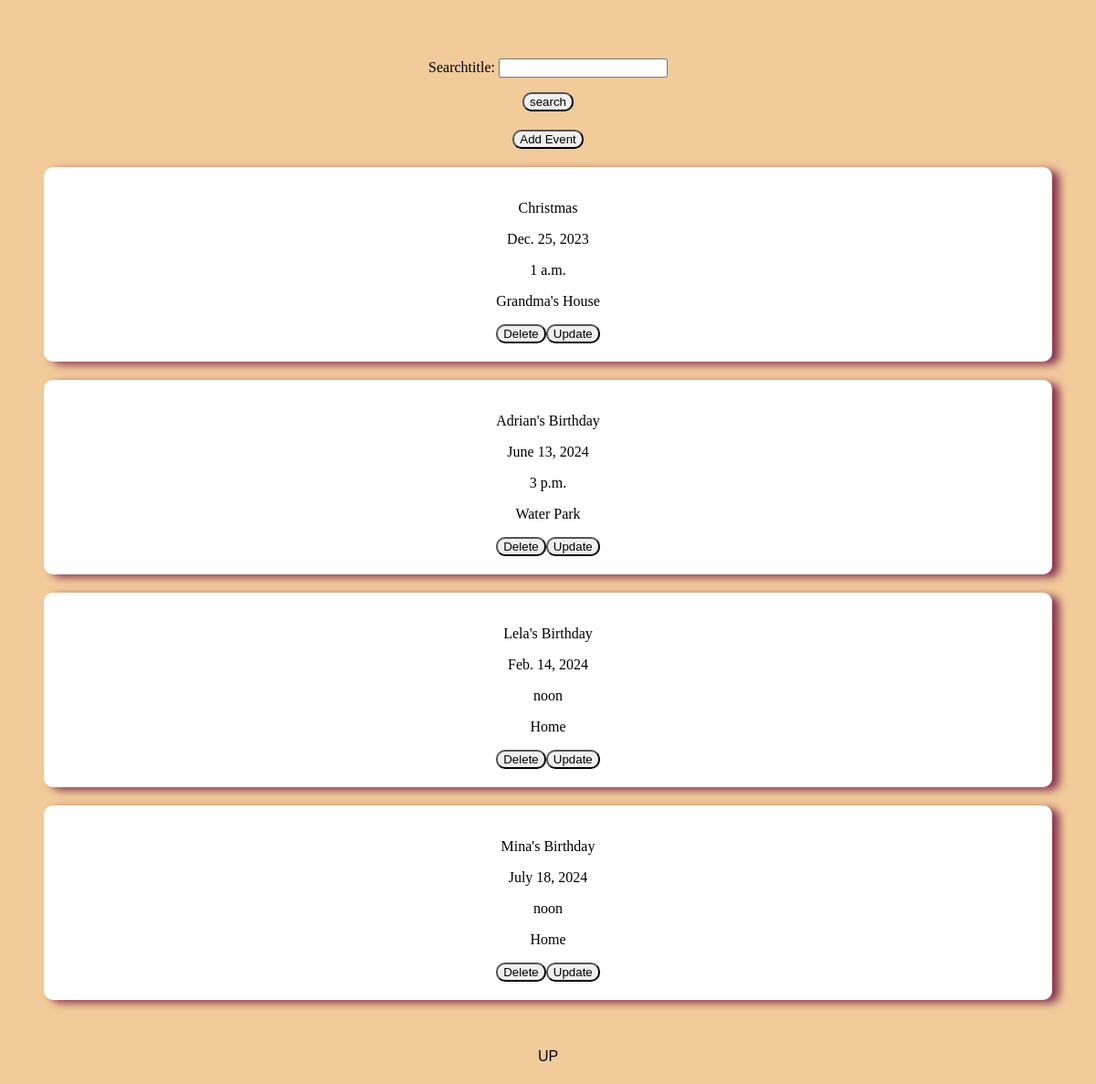
The page / on the database its author committed.
### app/models.py (models this page shows, shortened)
class Eventlist(models.Model):
    title = models.TextField()
    date = models.DateField(default=timezone.now)
    time = models.TimeField(default=datetime.now)
    location = models.TextField()

### app/views.py (the view)
# urls.py: path('', events_page, name="events"),
def events_page(request:HttpRequest)->HttpResponse:
    form = SearchEventForm(request.POST)
    if form.is_valid():
        searchtitle = form.cleaned_data["searchtitle"]
        search_title = search_by_title(searchtitle)
        events = read_all()
        return render(request, "event.html", {"form":form, "events": events, "search_title": search_title})
    else:
        events = read_all()
        return render(request, "event.html", {"form":form, "events": events})

### app/forms.py
class SearchEventForm(forms.Form):
    searchtitle = forms.CharField(required=False)

### app/models.py (called while the page is built)
def read_all():
    return Eventlist.objects.all()

def search_by_title(title):
    try:
        return Eventlist.objects.get(title=title)
    except Eventlist.DoesNotExist:
        return None

### app/templates/event.html (shortened to what this page needs)
{% extends 'base.html' %}
{% block content %}
    <div class="events">
        <form action="{% url 'events' %}" method="POST" class="searchTool">
            {{ form.as_p }}
            <button class="searchBtn">search</button>
        </form>
        <form action="{% url 'form' %}" method="POST">
            <button>Add Event</button>
        </form>
        <form  method="POST">
            {% if not search_title %}
                {% for event in events %}
                    <div class="eventscontainer" id="myForm">
                        <table class="myItems">
                            <p class="">{{ event.title }}</p>
                            <p class="">{{ event.date }}</p>
                            <p class="">{{ event.time }}</p>
                            <p class="">{{ event.location }}</p>
                            <form action="{% url 'deleting' event.id %}" class="delete-form">
                                <button  type="submit" class="delete-btn">Delete</button>
                            </form>
                            <form action="{% url 'update' event.id %}" class="update-form">
                                <button  class="update-btn">Update</button>
                            </form>
                        </table>
                    </div>
                {% endfor %}
            {% endif %}
        </form>
    </div>
    <footer class="footer">
        <div class="socialscontainer">
            <a id="scrollToTop" href="#" onclick="scrollToTop(); return false;">UP</a>
        </div>
    </footer>
{% endblock content %}

### app/static/styles.css (style rules this page uses)
body { background: rgb(242, 203, 155); position: static; }
.eventscontainer { background-color: rgb(255, 255, 255); padding: 20px; margin: 20px; border-radius: 10px; box-shadow: .5em .2em 10px rgba(107, 15, 61, 0.801); text-align: center; }
.eventscontainer { display: flexbox; flex-direction: column; align-items: center; }
form button { border-radius: 10px; }
.events { padding: 20px; text-align: center; }
.searchTool { padding: 20px; }
.delete-form { padding-right: 10px; }
.footer { background-color: #8378ff; font-family: 'Poppins', sans-serif; line-height: 1.5; border-radius: 300px; }
#scrollToTop { display: block; text-align: center; padding: 10px; background-color: rgb(242, 203, 155); color: #050008; text-decoration: none; border-radius: 4px; transition: background-color 0.3s; }

### rows shown on the page
Eventlist: title "Christmas", date "Dec. 25, 2023", time "1 a.m.", location "Grandma's House"
Eventlist: title "Adrian's Birthday", date "June 13, 2024", time "3 p.m.", location "Water Park"
Eventlist: title "Lela's Birthday", date "Feb. 14, 2024", time "noon", location "Home"
Eventlist: title "Mina's Birthday", date "July 18, 2024", time "noon", location "Home"
